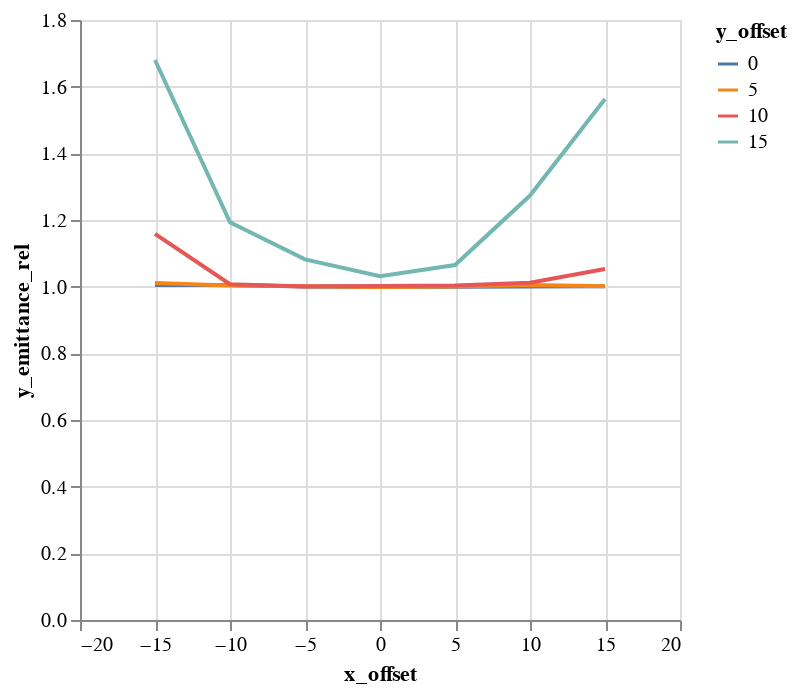

Notebook source saved alongside this figure:
### Code cell
alt.Chart(emit_df).mark_line().encode(
    color='y_offset:N',
    x='x_offset',
    y='y_emittance_rel',
)

### Figure 1 — Vega-Lite specification as saved in the notebook (floating-point values rounded to 4 significant figures)
{"$schema": "https://vega.github.io/schema/vega-lite/v1.2.1.json", "data": {"values": [{"losses": 0, "relbeta": 0.002308, "sourceID": 16777222, "sourceName": "x_-15_y_0", "x_emittance": 1.798, "x_emittance_rel": 1.109, "x_norm_emittance": 0.004151, "x_offset": -15, "y_emittance": 1.58, "y_emittance_rel": 1.005, "y_norm_emittance": 0.003648, "y_offset": 0}, {"losses": 0, "relbeta": 0.002308, "sourceID": 16777229, "sourceName": "x_-15_y_5", "x_emittance": 1.786, "x_emittance_rel": 1.121, "x_norm_emittance": 0.004123, "x_offset": -15, "y_emittance": 1.611, "y_emittance_rel": 1.011, "y_norm_emittance": 0.00372, "y_offset": 5}, {"losses": 0, "relbeta": 0.002308, "sourceID": 16777236, "sourceName": "x_-15_y_10", "x_emittance": 2.021, "x_emittance_rel": 1.25, "x_norm_emittance": 0.004666, "x_offset": -15, "y_emittance": 1.85, "y_emittance_rel": 1.158, "y_norm_emittance": 0.00427, "y_offset": 10}, {"losses": 0, "relbeta": 0.002308, "sourceID": 16777243, "sourceName": "x_-15_y_15", "x_emittance": 2.471, "x_emittance_rel": 1.479, "x_norm_emittance": 0.005705, "x_offset": -15, "y_emittance": 2.792, "y_emittance_rel": 1.68, "y_norm_emittance": 0.006445, "y_offset": 15}, {"losses": 0, "relbeta": 0.002308, "sourceID": 16777220, "sourceName": "x_-10_y_0", "x_emittance": 1.593, "x_emittance_rel": 1.001, "x_norm_emittance": 0.003677, "x_offset": -10, "y_emittance": 1.56, "y_emittance_rel": 1.005, "y_norm_emittance": 0.003602, "y_offset": 0}, {"losses": 0, "relbeta": 0.002308, "sourceID": 16777227, "sourceName": "x_-10_y_5", "x_emittance": 1.616, "x_emittance_rel": 1.002, "x_norm_emittance": 0.00373, "x_offset": -10, "y_emittance": 1.585, "y_emittance_rel": 1.003, "y_norm_emittance": 0.003659, "y_offset": 5}, {"losses": 0, "relbeta": 0.002308, "sourceID": 16777234, "sourceName": "x_-10_y_10", "x_emittance": 1.512, "x_emittance_rel": 1.017, "x_norm_emittance": 0.003491, "x_offset": -10, "y_emittance": 1.677, "y_emittance_rel": 1.007, "y_norm_emittance": 0.003872, "y_offset": 10}, {"losses": 0, "relbeta": 0.002308, "sourceID": 16777241, "sourceName": "x_-10_y_15", "x_emittance": 1.759, "x_emittance_rel": 1.213, "x_norm_emittance": 0.004061, "x_offset": -10, "y_emittance": 1.95, "y_emittance_rel": 1.193, "y_norm_emittance": 0.004501, "y_offset": 15}, {"losses": 0, "relbeta": 0.002309, "sourceID": 16777218, "sourceName": "x_-5_y_0", "x_emittance": 1.678, "x_emittance_rel": 1.001, "x_norm_emittance": 0.003873, "x_offset": -5, "y_emittance": 1.719, "y_emittance_rel": 1.001, "y_norm_emittance": 0.003968, "y_offset": 0}, {"losses": 0, "relbeta": 0.002309, "sourceID": 16777225, "sourceName": "x_-5_y_5", "x_emittance": 1.524, "x_emittance_rel": 1.0, "x_norm_emittance": 0.003518, "x_offset": -5, "y_emittance": 1.628, "y_emittance_rel": 1.001, "y_norm_emittance": 0.003758, "y_offset": 5}, {"losses": 0, "relbeta": 0.002309, "sourceID": 16777232, "sourceName": "x_-5_y_10", "x_emittance": 1.514, "x_emittance_rel": 1.002, "x_norm_emittance": 0.003495, "x_offset": -5, "y_emittance": 1.546, "y_emittance_rel": 1.001, "y_norm_emittance": 0.003569, "y_offset": 10}, {"losses": 0, "relbeta": 0.002309, "sourceID": 16777239, "sourceName": "x_-5_y_15", "x_emittance": 1.797, "x_emittance_rel": 1.062, "x_norm_emittance": 0.004148, "x_offset": -5, "y_emittance": 1.628, "y_emittance_rel": 1.082, "y_norm_emittance": 0.003759, "y_offset": 15}, {"losses": 0, "relbeta": 0.002309, "sourceID": 16777216, "sourceName": "x_0_y_0", "x_emittance": 1.543, "x_emittance_rel": 1.002, "x_norm_emittance": 0.003562, "x_offset": 0, "y_emittance": 1.536, "y_emittance_rel": 0.9998, "y_norm_emittance": 0.003547, "y_offset": 0}, {"losses": 0, "relbeta": 0.002309, "sourceID": 16777223, "sourceName": "x_0_y_5", "x_emittance": 1.542, "x_emittance_rel": 1.001, "x_norm_emittance": 0.00356, "x_offset": 0, "y_emittance": 1.534, "y_emittance_rel": 0.9992, "y_norm_emittance": 0.003541, "y_offset": 5}, {"losses": 0, "relbeta": 0.002309, "sourceID": 16777230, "sourceName": "x_0_y_10", "x_emittance": 1.421, "x_emittance_rel": 1.013, "x_norm_emittance": 0.003282, "x_offset": 0, "y_emittance": 1.478, "y_emittance_rel": 1.002, "y_norm_emittance": 0.003412, "y_offset": 10}, {"losses": 0, "relbeta": 0.002309, "sourceID": 16777237, "sourceName": "x_0_y_15", "x_emittance": 1.857, "x_emittance_rel": 1.05, "x_norm_emittance": 0.004286, "x_offset": 0, "y_emittance": 1.663, "y_emittance_rel": 1.031, "y_norm_emittance": 0.003838, "y_offset": 15}, {"losses": 0, "relbeta": 0.002309, "sourceID": 16777217, "sourceName": "x_5_y_0", "x_emittance": 1.558, "x_emittance_rel": 1.005, "x_norm_emittance": 0.003597, "x_offset": 5, "y_emittance": 1.674, "y_emittance_rel": 0.9997, "y_norm_emittance": 0.003864, "y_offset": 0}, {"losses": 0, "relbeta": 0.002309, "sourceID": 16777224, "sourceName": "x_5_y_5", "x_emittance": 1.612, "x_emittance_rel": 1.006, "x_norm_emittance": 0.003722, "x_offset": 5, "y_emittance": 1.475, "y_emittance_rel": 1.001, "y_norm_emittance": 0.003405, "y_offset": 5}, {"losses": 0, "relbeta": 0.002309, "sourceID": 16777231, "sourceName": "x_5_y_10", "x_emittance": 1.486, "x_emittance_rel": 1.016, "x_norm_emittance": 0.003431, "x_offset": 5, "y_emittance": 1.599, "y_emittance_rel": 1.003, "y_norm_emittance": 0.003691, "y_offset": 10}, {"losses": 0, "relbeta": 0.002309, "sourceID": 16777238, "sourceName": "x_5_y_15", "x_emittance": 1.737, "x_emittance_rel": 1.087, "x_norm_emittance": 0.004011, "x_offset": 5, "y_emittance": 1.676, "y_emittance_rel": 1.065, "y_norm_emittance": 0.00387, "y_offset": 15}, {"losses": 0, "relbeta": 0.002309, "sourceID": 16777219, "sourceName": "x_10_y_0", "x_emittance": 1.581, "x_emittance_rel": 1.04, "x_norm_emittance": 0.003649, "x_offset": 10, "y_emittance": 1.6, "y_emittance_rel": 1.0, "y_norm_emittance": 0.003693, "y_offset": 0}, {"losses": 0, "relbeta": 0.002309, "sourceID": 16777226, "sourceName": "x_10_y_5", "x_emittance": 1.483, "x_emittance_rel": 1.025, "x_norm_emittance": 0.003425, "x_offset": 10, "y_emittance": 1.514, "y_emittance_rel": 1.005, "y_norm_emittance": 0.003496, "y_offset": 5}, {"losses": 0, "relbeta": 0.002309, "sourceID": 16777233, "sourceName": "x_10_y_10", "x_emittance": 1.783, "x_emittance_rel": 1.023, "x_norm_emittance": 0.004116, "x_offset": 10, "y_emittance": 1.632, "y_emittance_rel": 1.012, "y_norm_emittance": 0.003768, "y_offset": 10}, {"losses": 0, "relbeta": 0.002309, "sourceID": 16777240, "sourceName": "x_10_y_15", "x_emittance": 1.906, "x_emittance_rel": 1.212, "x_norm_emittance": 0.0044, "x_offset": 10, "y_emittance": 1.924, "y_emittance_rel": 1.273, "y_norm_emittance": 0.004443, "y_offset": 15}, {"losses": 0, "relbeta": 0.002309, "sourceID": 16777221, "sourceName": "x_15_y_0", "x_emittance": 2.053, "x_emittance_rel": 1.37, "x_norm_emittance": 0.004739, "x_offset": 15, "y_emittance": 1.58, "y_emittance_rel": 1.001, "y_norm_emittance": 0.003649, "y_offset": 0}, {"losses": 1, "relbeta": 0.002309, "sourceID": 16777228, "sourceName": "x_15_y_5", "x_emittance": 2.004, "x_emittance_rel": 1.275, "x_norm_emittance": 0.004627, "x_offset": 15, "y_emittance": 1.487, "y_emittance_rel": 1.001, "y_norm_emittance": 0.003434, "y_offset": 5}, {"losses": 0, "relbeta": 0.002309, "sourceID": 16777235, "sourceName": "x_15_y_10", "x_emittance": 1.916, "x_emittance_rel": 1.18, "x_norm_emittance": 0.004422, "x_offset": 15, "y_emittance": 1.702, "y_emittance_rel": 1.053, "y_norm_emittance": 0.003929, "y_offset": 10}, {"losses": 0, "relbeta": 0.002309, "sourceID": 16777242, "sourceName": "x_15_y_15", "x_emittance": 2.159, "x_emittance_rel": 1.425, "x_norm_emittance": 0.004985, "x_offset": 15, "y_emittance": 2.481, "y_emittance_rel": 1.563, "y_norm_emittance": 0.005728, "y_offset": 15}]}, "encoding": {"color": {"field": "y_offset", "type": "nominal"}, "x": {"field": "x_offset", "type": "quantitative"}, "y": {"field": "y_emittance_rel", "type": "quantitative"}}, "mark": "line"}
